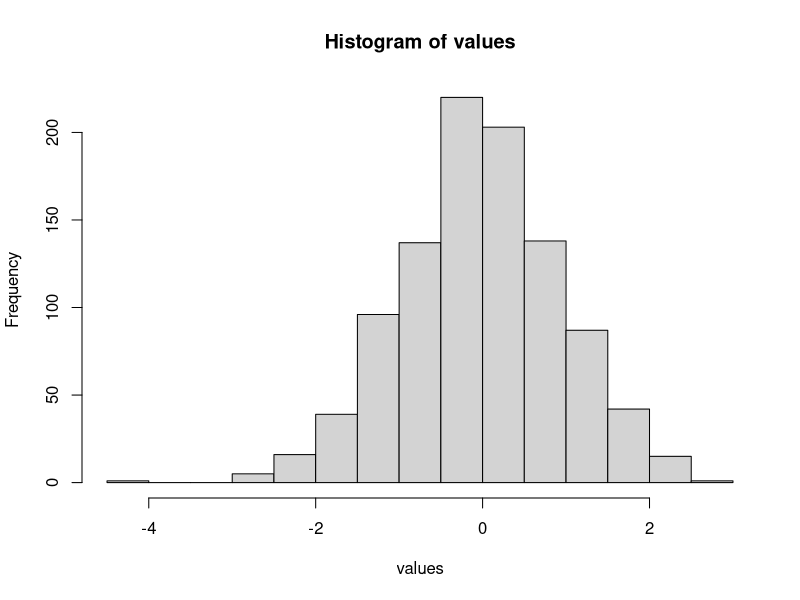

Recreate this plot in R.
# Método de Box-Muller para uma ocorrência -------------------------------------

#  Vamos gerar duas variáveis independentes U_1 e U_2 com distribuição U(0,1),
# utilizando os geradores implementados no R.

# Escolhendo o gerador:
RNGkind("Mersenne-Twister")
# Definindo a semente de geração:
set.seed(15)

U_1 <- runif(1)
U_2 <- runif(1)

# Aplicando a transformação para gerar os valores da Normal Padrão:

x <- sqrt(- 2 * log(U_1)) * cos(2 * pi * U_2)
y <- sqrt(- 2 * log(U_1)) * sin(2 * pi * U_2)

# Gerando múltiplas ocorrências 

gerador_box_muller <- function(seed, n){
  
  set.seed(seed)
  
  U_1 <- runif(n)
  U_2 <- runif(n)
  
  # Dividindo o tamanho amostra igualmente para cada transformação
  if(n %% 2 == 0){
    # Aplicando a transformação para gerar os valores da Normal Padrão:
    x_1 <- sqrt(- 2 * log(U_1[1:(n/2)])) * cos(2 * pi * U_2[1:(n/2)])
    x_2 <- sqrt(- 2 * log(U_1)[(n/2+1):n]) * sin(2 * pi * U_2[(n/2+1):n])
  }
  else{
    # Aplicando a transformação para gerar os valores da Normal Padrão:
    x_1 <- sqrt(- 2 * log(U_1[1:(n %/% 2)])) * cos(2 * pi * U_2[1:(n %/% 2)])
    x_2 <- sqrt(- 2 * log(U_1)[(n %/% 2 + 1):n]) * sin(2 * pi * U_2[(n %/% 2 + 1):n])
  }
  
  # Juntando os valores em um único vetor
  if(n == 1){   # Forçando o retorno de apenas um valor quando n = 1
    x <- c(x_1)
  }
  else{
    x <- c(x_1, x_2)
  }
  
  return(x)
}

# Testando a função
values <- gerador_box_muller(15, 1000)

# Visualizando um histograma dos valores gerados
hist(values)

# Testando se a amostra é de uma distribuição Normal
# Null hypothesis: The sample was generated from a normal distribution
shapiro.test(values)

#### ---------------------------------------------------------------------- ####